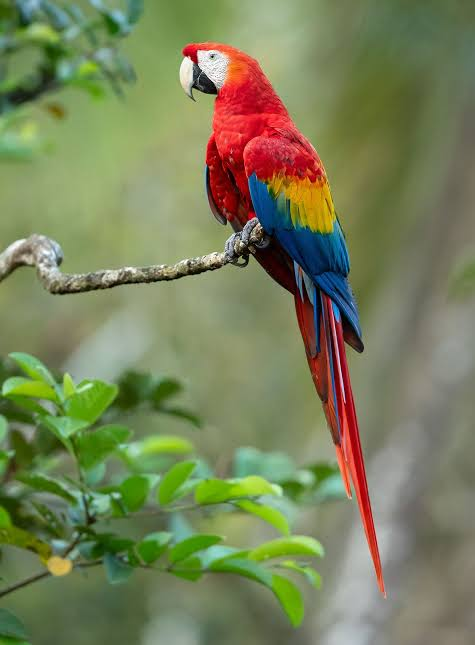
#> input picture images/Parrot.png, 475 x 645 px
$ jupyter execute Lab4.ipynb
#> lines starting #> are read from the running program, lines starting #| are printed output that depends on the picture; after the words box and inside, x2 and y2 are one past the last pixel; in counts of white or black regions, pixels touching at a corner belong together
[cell 1]
import cv2
import matplotlib.pyplot as plt

# Load the image in grayscale
image= cv2.imread("./images/Parrot.png", cv2.IMREAD_GRAYSCALE)
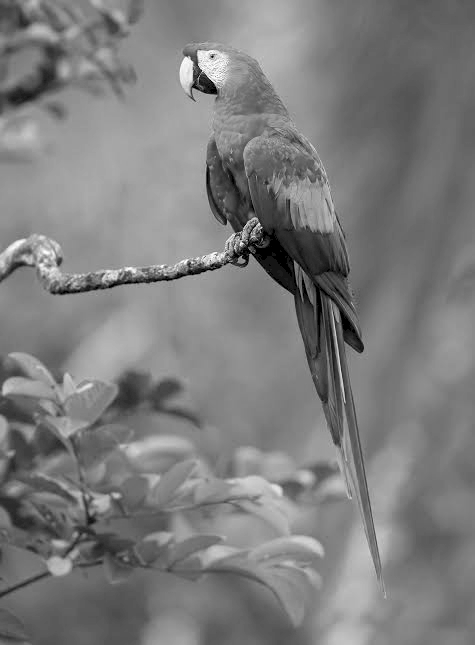
#> image: shape (645, 475); min 0, max 255, mean 124.8

# Set the threshold values
threshold_values= [0, 50, 100, 150, 200]

# Create a figure with a 2x3 grid of subplots (for 1 original + 5 thresholded images)
fig, axes= plt.subplots(2, 3, figsize= (15, 10))

# Flatten the axes array to make indexing easier in the loop
axes= axes.flatten()

# Display the original image in the first subplot
axes[0].imshow(image, cmap= "gray")
axes[0].set_title("Original Image")
axes[0].axis("off")

# Apply thresholding with different threshold values
for i, threshold_value in enumerate(threshold_values):
    ret, thresh = cv2.threshold(image, threshold_value, 255, cv2.THRESH_BINARY)
    cv2.imwrite(f"./outputs/Threshold_{threshold_value}.png", thresh)

    # Display in subplot (i+1 because 0 is the original image)
    axes[i + 1].imshow(thresh, cmap= "gray")
    axes[i + 1].set_title(f"Threshold: {threshold_value}")
    axes[i + 1].axis("off")
#> this loop made 5 passes
#> ret on passes 1 to 5: 0, 50, 100, 150, 200
#> pass 1, `ret, thresh = cv2.threshold(image, threshold_value, 255, cv2.THRESH_BI..`:
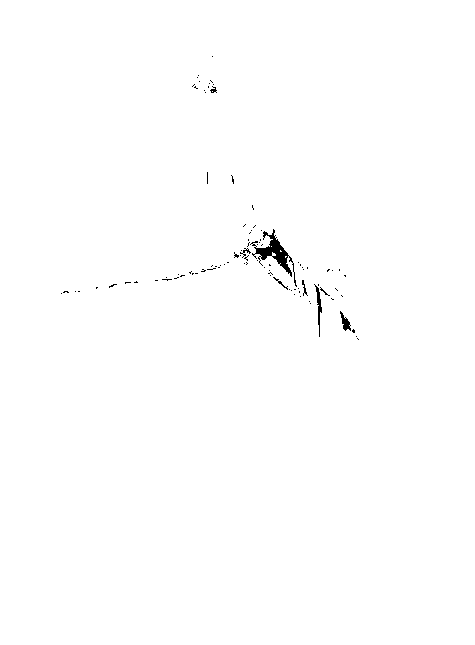
#> thresh: shape (645, 475); 99.6% white; 96 black regions (89 under 20 px), largest, box (x1, y1, x2, y2) and area: (250, 229, 297, 287) 624, (314, 284, 322, 337) 126, (340, 311, 351, 331) 99

plt.tight_layout()
plt.show()

[cell 2]
import matplotlib
import matplotlib.pyplot as plt
import numpy as np
from skimage import data, img_as_float
from skimage import exposure

image= data.moon()
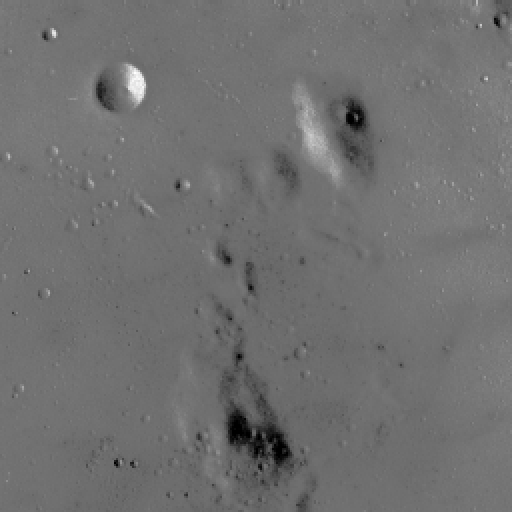
#> input picture skimage.data.moon(), 512 x 512 px
#> image is the input picture: shape (512, 512); min 0, max 255, mean 112.2

p2, p98 = np.percentile(image, (2, 98))
#> p2 = 78; p98 = 129
image_rescale= exposure.rescale_intensity(image, in_range= (p2, p98))
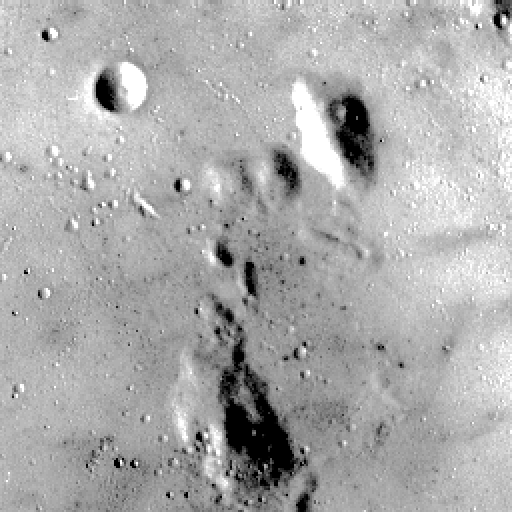
#> image_rescale: shape (512, 512); min 0, max 255, mean 171.5

fig= plt.figure(figsize= (10, 7))
fig.add_subplot(2, 1, 1)
plt.imshow(image, cmap= "gray")
plt.axis("off")
plt.title("Original image")

fig.add_subplot(2, 1, 2)
plt.hist(image.flat, bins= 256, range= (0, 255))
plt.xlabel("Gray level values")
plt.ylabel("Number of pixels")
plt.show()
#> figure, not shown here; panel 2: tallest bar 23296 high, from x = 114.6 to 115.5


fig= plt.figure(figsize= (10, 7))
fig.add_subplot(2, 1, 1)
plt.imshow(image_rescale, cmap= "gray")
plt.axis("off")
plt.title("Contrast stretch")

fig.add_subplot(2, 1, 2)
plt.hist(image_rescale.flat, bins= 256, range= (0, 255))
plt.xlabel("gray level values")
plt.ylabel("Number of pixels")
plt.show()
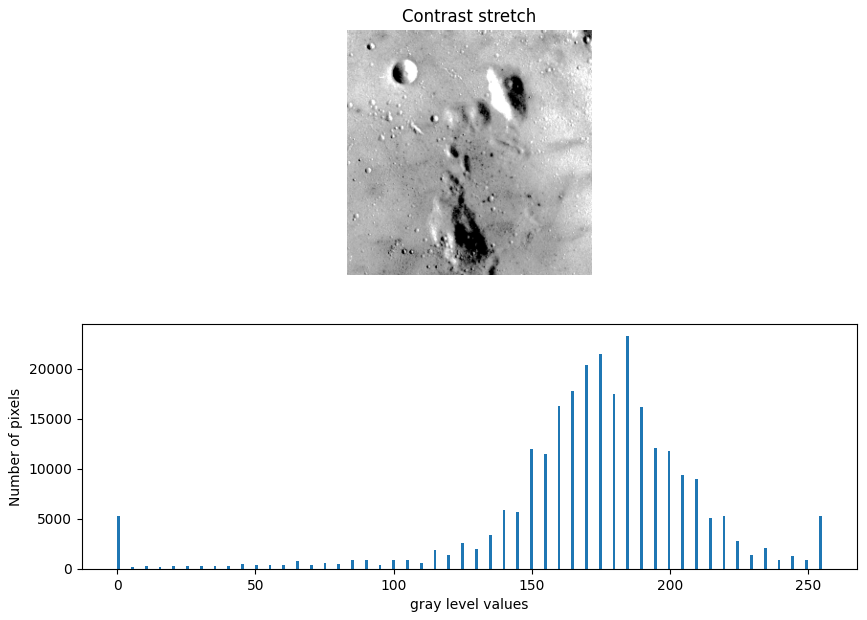
#> figure drawn by matplotlib, 2 panels; panel 2: tallest bar 23296 high, from x = 184.3 to 185.3

# Task#1

Using the same ‘moon image’ Rescale intensity values to include all the intensities
that fall within the 3rd and 80th percentiles, and plot the histogram.

[cell 3]
import numpy as np
import matplotlib.pyplot as plt
from skimage import data, exposure

# Load the moon image
img_moon= data.moon()

# Calculate the 3rd and 80th percentiles
p3, p80 = np.percentile(img_moon, (3, 80))
#> p3 = 87; p80 = 118

# Rescale intensity values
img_rescale= exposure.rescale_intensity(img_moon, in_range= (p3, p80))
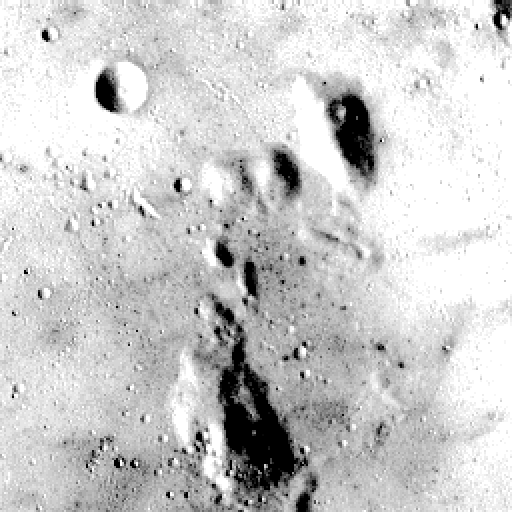
#> img_rescale: shape (512, 512); min 0, max 255, mean 203.7

# Plot the rescaled image and its histogram
fig= plt.figure(figsize= (10, 7))

# Image subplot
fig.add_subplot(2, 1, 1)
plt.imshow(img_rescale, cmap= "gray")
plt.axis("off")
plt.title("Contrast stretch (3rd to 80th percentile)")

# Histogram subplot
fig.add_subplot(2, 1, 2)
plt.hist(img_rescale.flat, bins= 256, range= (0, 255))
plt.xlabel("Gray level values")
plt.ylabel("Number of pixels")

plt.tight_layout()
plt.show()
#> figure, not shown here; panel 2: tallest bar 55088 high, from x = 254 to 255

# Task#2

Using the same ‘moon image’ and the exposure.equalize_hist function, display the
image and the histogram of the image after flattening the histogram.

**Note:** `equalize_hist` outputs an image with float values from 0.0 to 1.0

[cell 4]
image_eq= exposure.equalize_hist(img_moon)
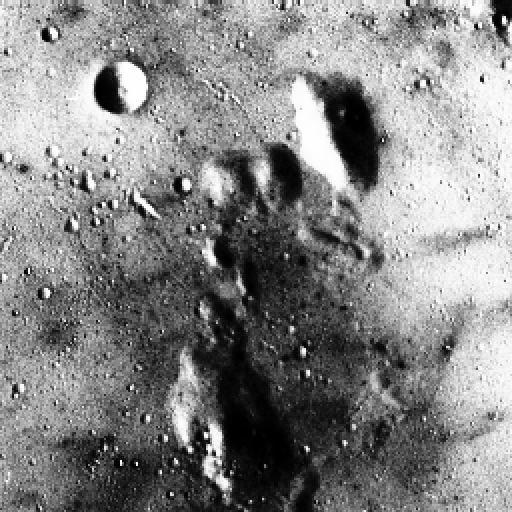
#> image_eq: shape (512, 512) float64; min 0.000916, max 1, mean 0.525

# Plot the equalized image and its histogram
fig= plt.figure(figsize= (10, 7))

# Image subplot
fig.add_subplot(2, 1, 1)
plt.imshow(image_eq, cmap= "gray")
plt.axis("off")
plt.title("Histogram Equalization")

# Histogram subplot
fig.add_subplot(2, 1, 2)
plt.hist(image_eq.flat, bins= 256, range= (0, 1)) # The range is set to (0, 1) since the intensities are normalized floats
plt.xlabel("Normalized intensity values")
plt.ylabel("Number of pixels")

plt.tight_layout()
plt.show()
#> figure, not shown here; panel 2: tallest bar 23296 high, from x = 0.68 to 0.684

# Task#3

Use the rocket (as reference) and Chelsea images (from skimage.data) and
implement histogram matching

**Note:** Since both are color (RGB) images, `channel_axis= -1` ensures matching is done per color channel

[cell 5]
from skimage.exposure import match_histograms

# Load the images
image_chelsea= data.chelsea() # Source image
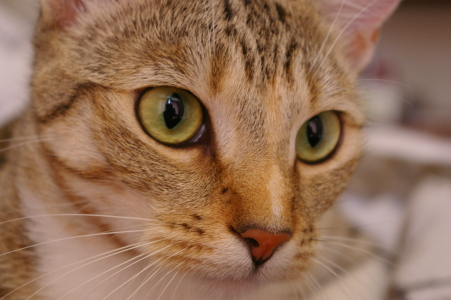
#> input picture skimage.data.chelsea(), 451 x 300 px
#> image_chelsea is the input picture: shape (300, 451, 3); mean R, G, B 147.7, 111.4, 86.8
image_rocket= data.rocket() # Reference image
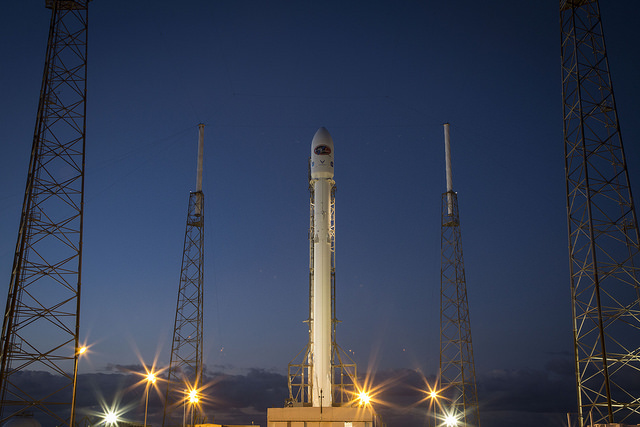
#> input picture skimage.data.rocket(), 640 x 427 px
#> image_rocket is the input picture: shape (427, 640, 3); mean R, G, B 52.3, 61.3, 82.3

# Implement histogram matching
matched= match_histograms(image_chelsea, image_rocket, channel_axis= -1)
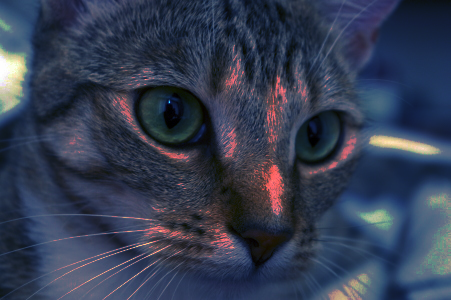
#> matched: shape (300, 451, 3); mean R, G, B 52.1, 60.8, 81.7

# Plotting the results
fig, axes = plt.subplots(nrows= 1, ncols= 3, figsize= (15, 5))

axes[0].imshow(image_chelsea)
axes[0].set_title("Source Image (Chelsea)")
axes[0].axis("off")

axes[1].imshow(image_rocket)
axes[1].set_title("Reference Image (Rocket)")
axes[1].axis("off")

axes[2].imshow(matched)
axes[2].set_title("Matched Image")
axes[2].axis("off")

plt.tight_layout()
plt.show()

$ run again, with images/New1img2.png copied over images/Parrot.png
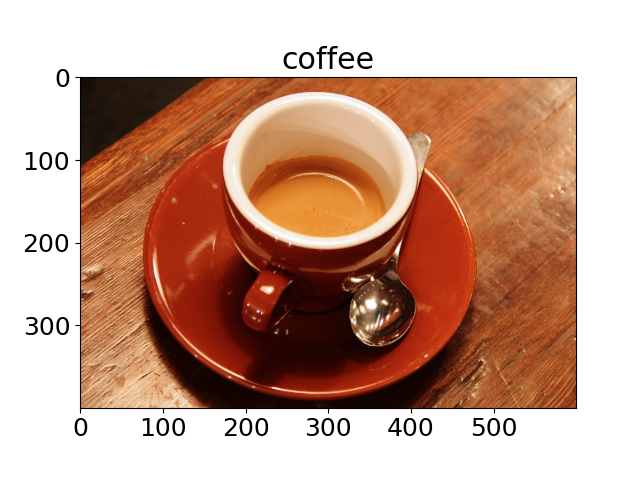
#> input picture images/New1img2.png, 640 x 480 px
#> the loop `for i, threshold_value in enumerate(threshold_values):` made 5 passes
#> ret on passes 1 to 5: 0, 50, 100, 150, 200
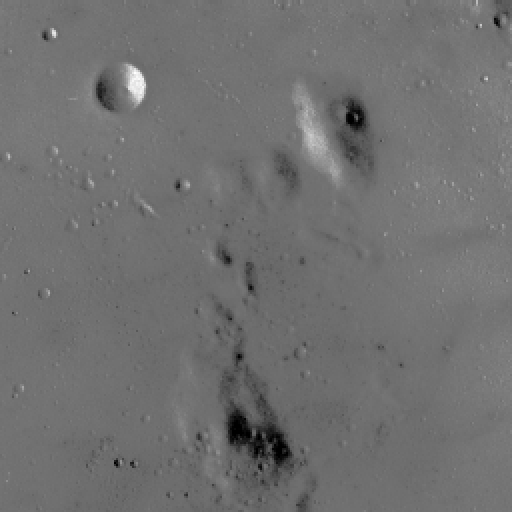
#> input picture skimage.data.moon(), 512 x 512 px
#> image is the input picture: shape (512, 512); min 0, max 255, mean 112.2
#> p2 = 78; p98 = 129
#> p3 = 87; p80 = 118
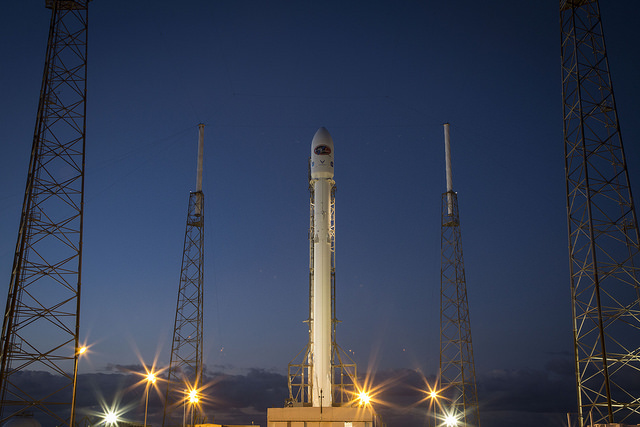
#> input picture skimage.data.rocket(), 640 x 427 px
#> image_rocket is the input picture: shape (427, 640, 3); mean R, G, B 52.3, 61.3, 82.3
